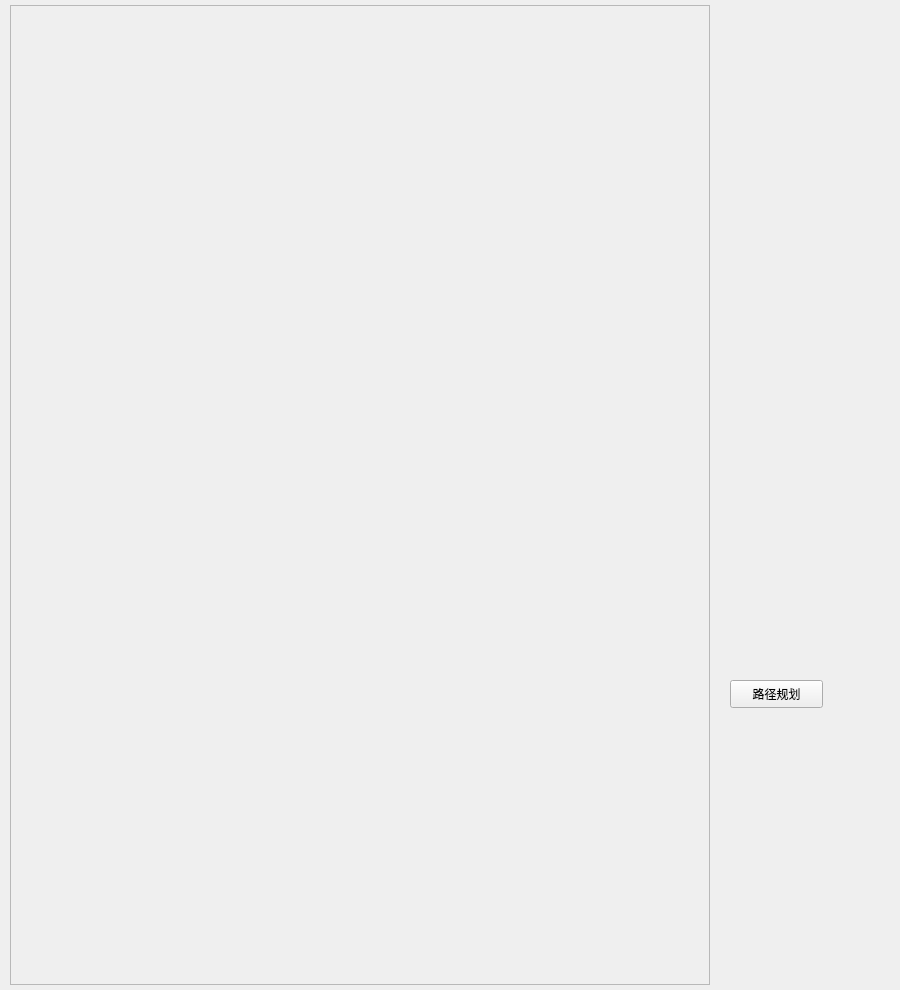
<?xml version="1.0" encoding="UTF-8"?>
<ui version="4.0">
 <class>MainWindow</class>
 <widget class="QMainWindow" name="MainWindow">
  <property name="geometry">
   <rect>
    <x>0</x>
    <y>0</y>
    <width>900</width>
    <height>990</height>
   </rect>
  </property>
  <property name="windowTitle">
   <string>MainWindow</string>
  </property>
  <widget class="QWidget" name="centralwidget">
   <widget class="QScrollArea" name="MapArea">
    <property name="geometry">
     <rect>
      <x>10</x>
      <y>5</y>
      <width>700</width>
      <height>980</height>
     </rect>
    </property>
    <property name="widgetResizable">
     <bool>true</bool>
    </property>
    <widget class="QWidget" name="scrollAreaWidgetContents">
     <property name="geometry">
      <rect>
       <x>0</x>
       <y>0</y>
       <width>698</width>
       <height>978</height>
      </rect>
     </property>
    </widget>
   </widget>
   <widget class="QPushButton" name="Route">
    <property name="geometry">
     <rect>
      <x>730</x>
      <y>680</y>
      <width>93</width>
      <height>28</height>
     </rect>
    </property>
    <property name="text">
     <string>路径规划</string>
    </property>
   </widget>
  </widget>
 </widget>
 <resources/>
 <connections/>
</ui>
